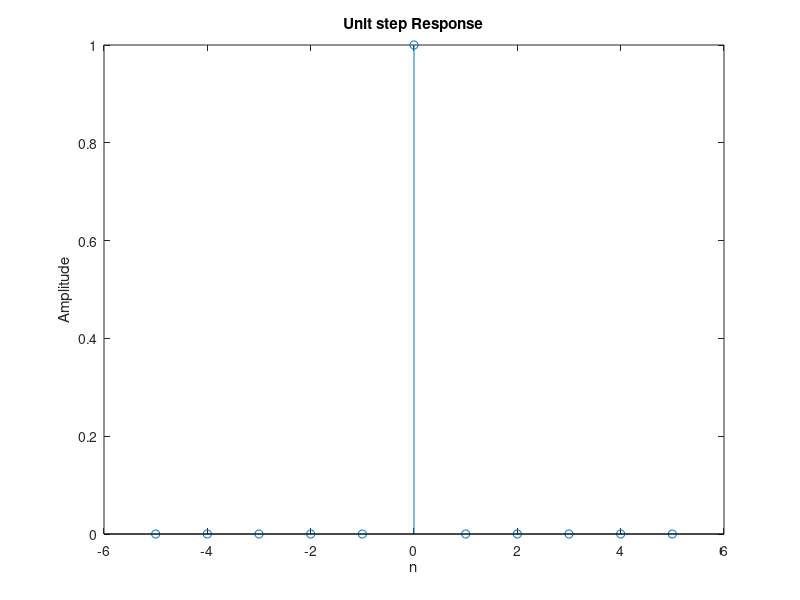

The MATLAB source for this figure:
% clc;
% close all;
% clear all;
% n = -10 : 10;
% u = [zeros(1 , 10)  ones(1,11)];
% stem(n , u);
% axis([-12 12 -1 2]);
% xlabel('Time Index');
% ylabel('Amplitude');
% title('Unit Step Sequence');
% n=input('Enter n values');
% t=0:1:n-1;
% y1=ones(1,n);
% subplot(1,1,1);
% stem(t,y1);
% ylabel('Amplitude');
% xlabel('unit step');
N=input('Enter the size of sequence=');
t=-N:N;
l=length(t);
for ii=1:l
    if t(ii)==0
        seq(ii)=1
    else
        seq(ii)=0
    end
end
stem (t,seq);
title('Unit step Response');
xlabel('n');
ylabel('Amplitude');